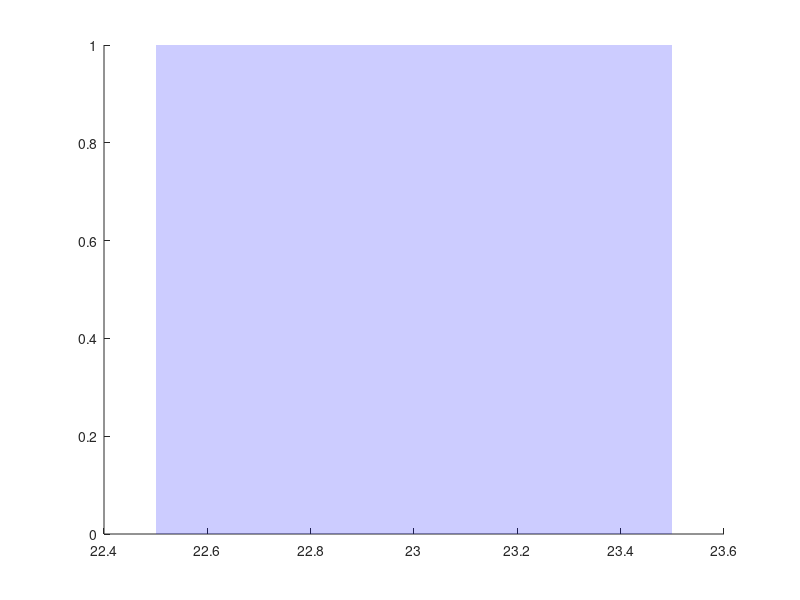

This chart was generated by the following MATLAB code:
function [] = addStimGraphics(type)

if nargin <1
    type=['probe' 'paired'];
end

lim=axis; 
%xCS = [22.5;23;23;22.5];
%xUS = [25;25.5;25.5;25];

xCS = [22.5;23.5;23.5;22.5];
xUS = [24.5;25.5;25.5;24.5];
yboth = [ lim(3); lim(3); lim(4); lim(4)];
zboth = zeros(4,1);

set(gcf,'renderer','openGL');
if strfind(type,'probe')
    p1=patch(xCS,yboth, zboth,'facecolor','b','edgecolor','none','facealpha',0.2);

else if strfind(type,'paired')
    p1=patch(xCS,yboth, zboth,'facecolor','b','edgecolor','none','facealpha',0.2);
    p2=patch(xUS,yboth, zboth,'facecolor',[.8 .8 .8],'edgecolor','none','facealpha',0.75);
    else
    p1=patch(xCS,yboth, zboth,'facecolor','b','edgecolor','none','facealpha',0.2);
    p2=patch(xUS,yboth, zboth,'facecolor',[.8 .8 .8],'edgecolor','none','facealpha',0.75);
    
end

end

